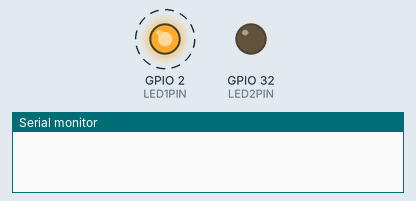
This sketch was run on a simulated ESP32. Parts: output pins drawn as LEDs (lit = HIGH), the last lines printed to the serial monitor. Dashed ring = blinking.

Above: at 1.5 s.
At 3.5 s:
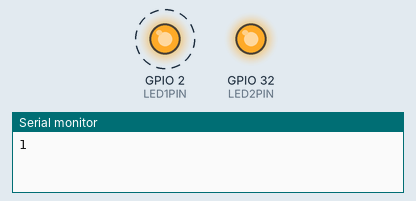
Timing chart, 0 to 6.2 s (numbered marks = the images above):
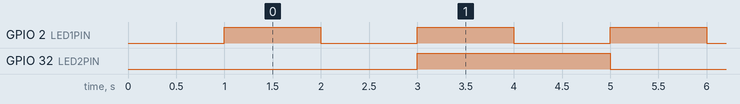

Measured:
- by itself, GPIO 2 (LED1PIN): alternates HIGH for 1.0 s and LOW for 1.0 s
- by itself, GPIO 32 (LED2PIN): alternates HIGH for 2.0 s and LOW for 2.0 s
- by itself, everything shown: repeats every 4.0 s, in 4 steps

The sketch:

esp32_timer_lesson.ino
```cpp
portMUX_TYPE mux = portMUX_INITIALIZER_UNLOCKED;
volatile bool Led1State = 0;  //volatile ?????????
bool Led2State = 0;
hw_timer_t * timer;   // 這個指標很重要在指向計時器的

//LED1會在計時中斷觸發時閃爍，LED2會在LOOP中一直閃爍
#define LED1PIN 2     // 這個感覺是板子內部燈
#define LED2PIN 32    // 這個是我外拉的

// 中斷服務程式 -----> 中斷後執行的程式

void IRAM_ATTR TimerISR(){
  //注意，在中斷中不要出現Serial.print

  portENTER_CRITICAL(&mux);    // 類似push 把所有暫存器都保留起來

  Led1State = !Led1State;      // 將LED反相
  digitalWrite(LED1PIN,Led1State); // 內部燈也會閃

  portEXIT_CRITICAL(&mux);  // 類似pop  把所有的暫存器還原

}
void setup() {

  Serial.begin(115200);
  pinMode(LED1PIN, OUTPUT);
  pinMode(LED2PIN, OUTPUT);
  // 針對Time的設定中斷...... 它是Time幾呢?

  timer = timerBegin(0, 80, true);   // 0 代表Time0  預除80 , 以80Mhz/80 = 1MHz = 1us;   true 是上緣觸發; false 是下緣觸發
  timerAttachInterrupt(timer, &TimerISR, true);   // timer 是上方所定義的指標 , TimerISR是中斷服務程式
  timerAlarmWrite(timer, 1000000, true);    // 100000 每1秒1次t true 是否重複觸發
  timerAlarmEnable(timer);    // 啟動Timer0中斷不`停止
  delay(1000);
}

void loop() {

  delay(2000);
  Led2State = !Led2State;
  Serial.println(Led2State);
  digitalWrite(LED2PIN,Led2State);

}
```
